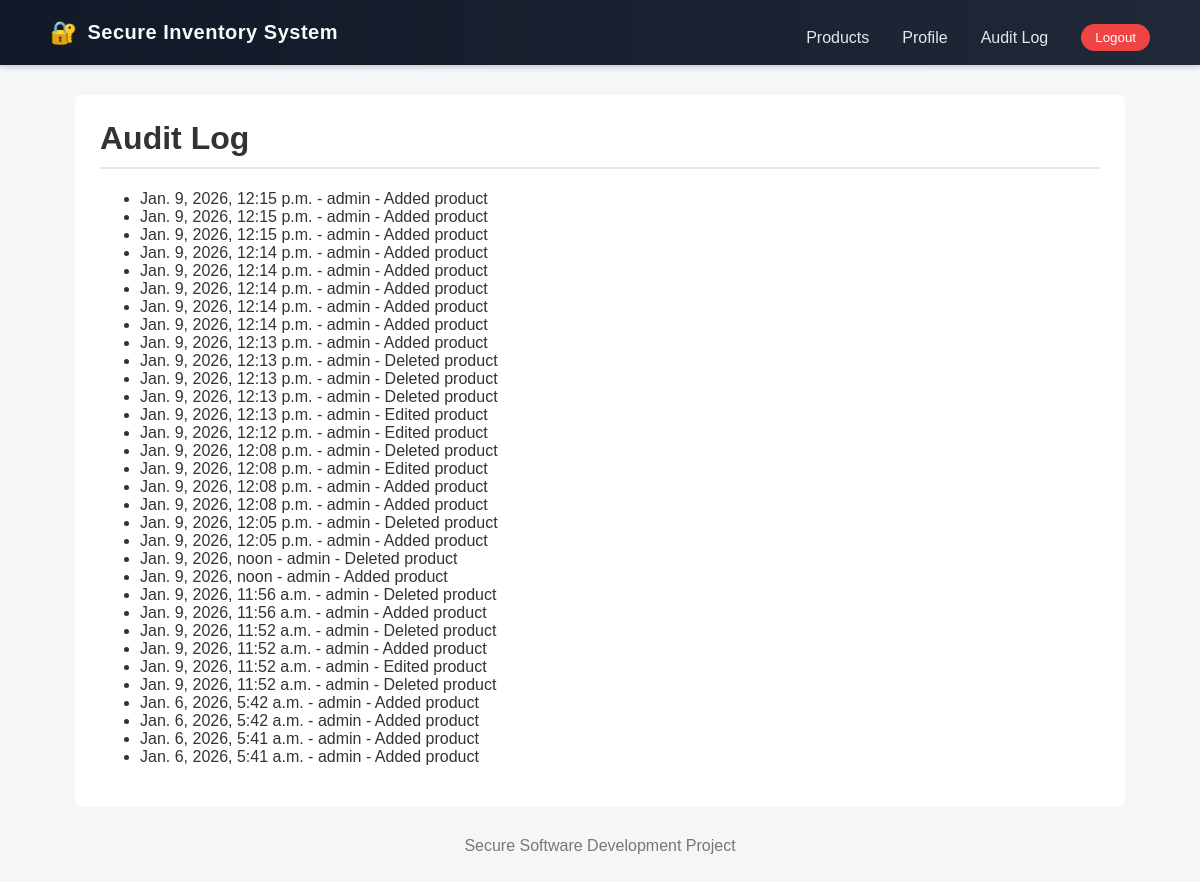
The app's page /audit/ (signed in) with its own data.
### inventory/models.py (models this page shows, shortened)
class AuditLog(models.Model):
    user = models.ForeignKey(User, on_delete=models.CASCADE)
    action = models.CharField(max_length=255)
    product_name = models.CharField(max_length=100, blank=True)
    timestamp = models.DateTimeField(auto_now_add=True)

### inventory/views.py (the view)
# urls.py: path('audit/', audit_log),
@login_required
@user_passes_test(is_admin)
def audit_log(request):
    logs = AuditLog.objects.all().order_by('-timestamp')
    return render(request, 'inventory/audit_log.html', {'logs': logs})

### inventory/views.py (called while the page is built)
def is_admin(user):
    return user.is_staff

### templates/inventory/audit_log.html
{% extends "base.html" %}
{% block content %}
<h1>Audit Log</h1>
<ul>
{% for log in logs %}
<li>{{ log.timestamp }} - {{ log.user.username }} - {{ log.action }}</li>
{% endfor %}
</ul>
{% endblock %}

### templates/base.html (shortened to what this page needs)
{% load static %}
<!DOCTYPE html>
<html>
<head>
    <link rel="stylesheet" href="{% static 'style.css' %}">
</head>
<body>
<header class="topbar">
    <div class="topbar-container">
        <div class="brand">
            <span class="logo">🔐</span>
            <span class="title">Secure Inventory System</span>
        </div>
        {% if user.is_authenticated %}
        <nav class="nav-links">
            <a href="/products/">Products</a>
            <a href="/profile/">Profile</a>
            {% if user.is_staff %}
                <a href="/audit/">Audit Log</a>
            {% endif %}
            <form method="post" action="/logout/" class="logout-form">
                <button type="submit">Logout</button>
            </form>
        </nav>
        {% endif %}
    </div>
</header>
<main>
    {% block content %}{% endblock %}
</main>
<footer>
    Secure Software Development Project
</footer>
</body>
</html>

### static/style.css (style rules this page uses)
body { font-family: Arial, Helvetica, sans-serif; margin: 0; background-color: #f4f6f8; color: #333; }
main { background-color: white; margin: 30px auto; padding: 25px; border-radius: 6px; max-width: 1000px; }
a { text-decoration: none; color: #2563eb; }
header { background-color: #1f2937; color: white; padding: 15px 20px; }
header nav { margin-top: 10px; }
header nav a { color: white; margin-right: 15px; font-weight: bold; }
header form { display: inline; }
header button { background-color: #ef4444; border: none; color: white; padding: 6px 12px; border-radius: 4px; cursor: pointer; }
h1 { margin-top: 0; border-bottom: 2px solid #e5e7eb; padding-bottom: 10px; }
footer { text-align: center; color: #777; margin-bottom: 30px; }
.topbar { background: linear-gradient(90deg, #111827, #1f2937); padding: 14px 0; box-shadow: 0 2px 6px rgba(0,0,0,0.2); }
.topbar-container { max-width: 1100px; margin: auto; padding: 0 20px; display: flex; justify-content: space-between; align-items: center; }
.brand { display: flex; align-items: center; gap: 10px; }
.brand .logo { font-size: 22px; }
.brand .title { font-size: 20px; font-weight: 700; letter-spacing: 0.5px; color: #f9fafb; }
.nav-links { display: flex; align-items: center; gap: 18px; }
.nav-links a { color: #e5e7eb; font-weight: 500; transition: color 0.2s; }
.logout-form button { background-color: #ef4444; border: none; color: white; padding: 6px 14px; border-radius: 20px; cursor: pointer; font-weight: 500; }

### records on screen
AuditLog: timestamp "Jan. 9, 2026, 12:15 p.m.", user.username "admin", action "Added product"
AuditLog: timestamp "Jan. 9, 2026, 12:15 p.m.", user.username "admin", action "Added product"
AuditLog: timestamp "Jan. 9, 2026, 12:15 p.m.", user.username "admin", action "Added product"
AuditLog: timestamp "Jan. 9, 2026, 12:14 p.m.", user.username "admin", action "Added product"
AuditLog: timestamp "Jan. 9, 2026, 12:14 p.m.", user.username "admin", action "Added product"
AuditLog: timestamp "Jan. 9, 2026, 12:14 p.m.", user.username "admin", action "Added product"
AuditLog: timestamp "Jan. 9, 2026, 12:14 p.m.", user.username "admin", action "Added product"
AuditLog: timestamp "Jan. 9, 2026, 12:14 p.m.", user.username "admin", action "Added product"
AuditLog: timestamp "Jan. 9, 2026, 12:13 p.m.", user.username "admin", action "Added product"
AuditLog: timestamp "Jan. 9, 2026, 12:13 p.m.", user.username "admin", action "Deleted product"
AuditLog: timestamp "Jan. 9, 2026, 12:13 p.m.", user.username "admin", action "Deleted product"
AuditLog: timestamp "Jan. 9, 2026, 12:13 p.m.", user.username "admin", action "Deleted product"
AuditLog: timestamp "Jan. 9, 2026, 12:13 p.m.", user.username "admin", action "Edited product"
AuditLog: timestamp "Jan. 9, 2026, 12:12 p.m.", user.username "admin", action "Edited product"
AuditLog: timestamp "Jan. 9, 2026, 12:08 p.m.", user.username "admin", action "Deleted product"
AuditLog: timestamp "Jan. 9, 2026, 12:08 p.m.", user.username "admin", action "Edited product"
AuditLog: timestamp "Jan. 9, 2026, 12:08 p.m.", user.username "admin", action "Added product"
AuditLog: timestamp "Jan. 9, 2026, 12:08 p.m.", user.username "admin", action "Added product"
AuditLog: timestamp "Jan. 9, 2026, 12:05 p.m.", user.username "admin", action "Deleted product"
AuditLog: timestamp "Jan. 9, 2026, 12:05 p.m.", user.username "admin", action "Added product"
AuditLog: timestamp "Jan. 9, 2026, noon", user.username "admin", action "Deleted product"
AuditLog: timestamp "Jan. 9, 2026, noon", user.username "admin", action "Added product"
AuditLog: timestamp "Jan. 9, 2026, 11:56 a.m.", user.username "admin", action "Deleted product"
AuditLog: timestamp "Jan. 9, 2026, 11:56 a.m.", user.username "admin", action "Added product"
AuditLog: timestamp "Jan. 9, 2026, 11:52 a.m.", user.username "admin", action "Deleted product"
AuditLog: timestamp "Jan. 9, 2026, 11:52 a.m.", user.username "admin", action "Added product"
AuditLog: timestamp "Jan. 9, 2026, 11:52 a.m.", user.username "admin", action "Edited product"
AuditLog: timestamp "Jan. 9, 2026, 11:52 a.m.", user.username "admin", action "Deleted product"
AuditLog: timestamp "Jan. 6, 2026, 5:42 a.m.", user.username "admin", action "Added product"
AuditLog: timestamp "Jan. 6, 2026, 5:42 a.m.", user.username "admin", action "Added product"
AuditLog: timestamp "Jan. 6, 2026, 5:41 a.m.", user.username "admin", action "Added product"
AuditLog: timestamp "Jan. 6, 2026, 5:41 a.m.", user.username "admin", action "Added product"
